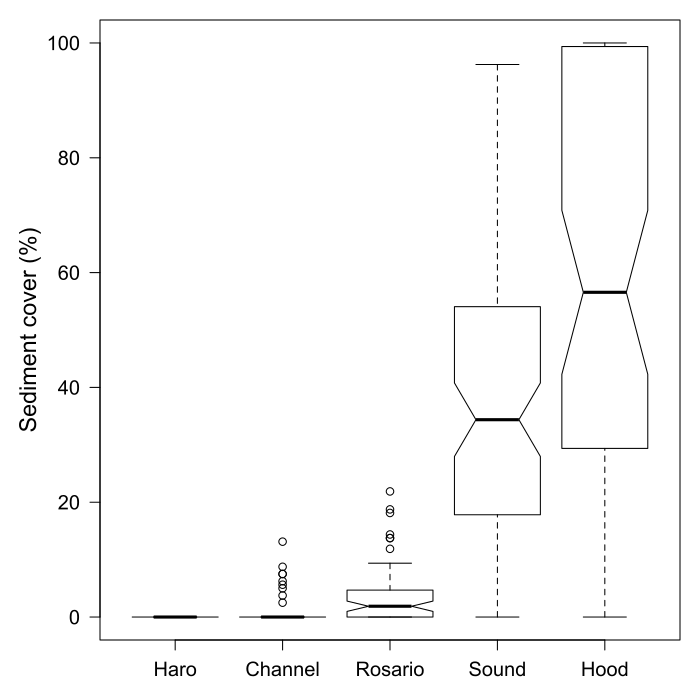

Source code (R):
# Robin Elahi
# 19 June 2013
# Sediment  boxplots

# quad level data - sediment
dat<-read.csv("NEPWS_rich_121114.csv", header=TRUE)
names(dat)
par(mfrow=c(2,1))
boxplot(richness ~ Region, data=dat)
# reorder by median richness
rich.med <- with(dat, reorder(Region, -richness, median))
rich.med

boxplot(sedim.per ~ rich.med, data=dat)

###############
# Final plot of sediment cover 

xlab1 <- c("Haro", "Channel", "Rosario", "Sound", "Hood")
ylab1 <- expression(paste("Daily mass loss (mg ", cm^-2, ")"))
plot(1,1, ylab=ylab1)

par(mfcol=c(1,1), mar=c(3,5,1,1), pty="m")

boxplot(sedim.per ~ rich.med, data=dat, ylab="Sediment cover (%)", notch=TRUE, cex.lab=1.4, cex.axis=1.2, las=1, xaxt="n",yaxt="n")
#legend("topleft", "a", bty="n", cex=2, adj=c(2,-0.1))
axis(1, labels=xlab1, at=c(1:5), cex.axis=1.2)
axis(2,labels=TRUE, cex.axis=1.2, las=1)

#############################################

# LMER for sediment

names(dat)
summary(dat)
library(lme4)
library(languageR)
library(memisc)

library(car)
sed.log <- logit(dat$sedim)
hist(sed.log)
hist(dat$sedim)
sed.int <- round(dat$sedim.per, digits=0)
sed.int

## Inference, region as fixed
mod1<-lmer(sedim.per ~ Region + (1|Site) + (1|Transect), data=dat, REML=TRUE)
mod1<-lmer(sedim ~ Region + (1|Site) + (1|Transect), data=dat, REML=TRUE, family=binomial(link="logit"))
mod1<-lmer(sed.log ~ Reg + (1|Site) + (1|Transect), data=dat, REML=TRUE) # use this for analysis

# check residuals against fitted values
plot(resid(mod1) ~ fitted(mod1)); abline(h=0) 
summary(mod1)

table1 <- mtable(mod1, summary.stats=FALSE, coef.style="horizontal")
table1
write.mtable(mtable(mod1, summary.stats=FALSE, coef.style="horizontal"))

Vcov <- vcov(mod1, useScale=FALSE)
Vcov
betas <- fixef(mod1)
betas
se <- sqrt(diag(Vcov))
se
zval <- betas/se
zval
pval <- 2*pnorm(abs(zval), lower.tail=FALSE)
cbind(betas, se, zval, pval)

# check normality
qqnorm(resid(mod1)) # normal quantile-quantile plot of the values
qqline(resid(mod1)) 
# check residuals against fitted values
plot(resid(mod1) ~ fitted(mod1)); abline(h=0) 
shapiro.test(residuals(mod1)) 
# significance tests
mod1.pvals<-pvals.fnc(mod1, nsim=10000)
mod1.pvals$fixed 




# Variance calculation
vc1<-lmer(sed.log ~ (1|Region) + (1|Site) + (1|Transect), data=dat, REML=TRUE)
vc1
# partition the variance
VC = as.numeric(VarCorr(vc1))
names(VC) = names(VarCorr(vc1))
VC = c(VC, Resid=attr(VarCorr(vc1), 'sc')^2)
VC

GetPercent = function(x)
{
	rslt = 0
	for(i in 1:length(x))
	{
		rslt[i] = x[i] / sum(x)
	}
	return(rslt)
}


data.frame(Variance=round(VC,3),PercVar= round(GetPercent(VC),5)*100, row.names=names(VC))

         # Variance PercVar
# Transect    0.332   6.188
# Site        0.986  18.389
# Region      3.761  70.169
# Resid       0.282   5.254

# significance test for random effects
vc1.pvals<-pvals.fnc(vc1, nsim=10000)
vc1.pvals$random
